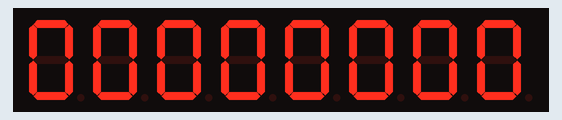
A sketch run on a simulated Arduino Uno, built with avr-gcc and run on an emulated ATmega328P. On the bench: 8-digit seven-segment display. Wiring (inferred from the names in the program): MAX7219 LED driver: CS pin 10.

Above: at 0.15 s.
At 0.75 s:
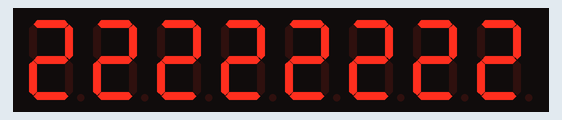
At 1.65 s:
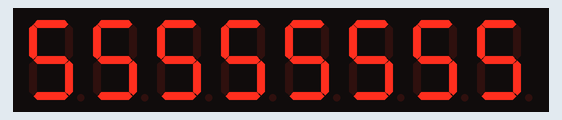
At 2.55 s:
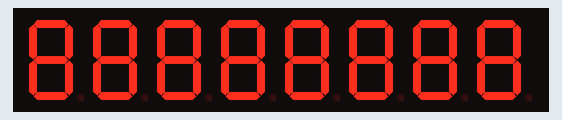
At 3.45 s:
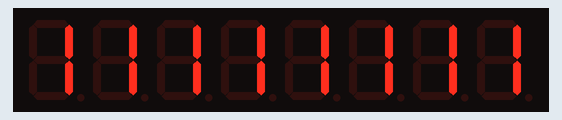

The sketch:

_7219_led_numbers.ino
```cpp
#define MATRIX_NOOP	    0
#define MATRIX_DIGIT0       1
#define MATRIX_DIGIT1       2
#define MATRIX_DIGIT2       3
#define MATRIX_DIGIT3       4
#define MATRIX_DIGIT4       5
#define MATRIX_DIGIT5       6
#define MATRIX_DIGIT6       7
#define MATRIX_DIGIT7       8
#define MATRIX_DECODEMODE   9
#define MATRIX_INTENSITY   10
#define MATRIX_SCANLIMIT   11
#define MATRIX_SHUTDOWN    12
#define MATRIX_DISPLAYTEST 15
#define select_spi_device PORTB &= ~(1<<PORTB2)
#define deselect_spi_device PORTB |= (1<<PORTB2)


void spi_init(uint8_t clock, uint8_t mode )
{


	SPCR |= clock;		//set clock speed
	SPCR |= mode;		// set mode
	SPCR |= _BV(MSTR);	// Set as master
	SPCR |= _BV(SPE);	// ENABLE SPI

	DDRB |= (1<<PB3)|(1<<PB5);		// set as output MOSI - SCK
}

uint8_t spi_send(uint8_t tdata)
{
	SPDR = tdata;
	while(!(SPSR & (1<<SPIF)));
	return SPDR;
}

void led_sendbyte(uint8_t m_adr,uint8_t m_data)
{
	select_spi_device;
	spi_send(m_adr);
	spi_send(m_data);
	deselect_spi_device;
}

void setup()
{
  // put your setup code here, to run once:
  DDRB = DDRB |= (1<<PORTB2);
  spi_init(0,0);
  uint8_t MATRIX_SETUP_ARRAY[] = {MATRIX_DISPLAYTEST, MATRIX_SCANLIMIT, MATRIX_DECODEMODE, MATRIX_SHUTDOWN, MATRIX_INTENSITY};
  uint8_t MATRIX_SETUP_VALUE[] = {0x00,0x07,0xff,0x01,0x01};

  for(uint8_t _mod_line = 1 ; _mod_line < 6 ; _mod_line++){  // Prepare to send first line to NUM_MODULES modules
    select_spi_device;
    for(uint8_t _module = 1 ; _module ; _module--){
    spi_send(MATRIX_SETUP_ARRAY[_mod_line-1]);
    spi_send(MATRIX_SETUP_VALUE[_mod_line-1]);
    }
  deselect_spi_device;
  }
  for(int x = 1 ; x < 9 ; x++){
    led_sendbyte(x,0xf);
  }

}
int loops;
void loop()
{
  // put your main code here, to run repeatedly:
  for(int x = 1 ; x < 9 ; x++){
    led_sendbyte(x,loops);
  }

  loops++;
  if(loops > 9) loops = 0;
  //while(1);
  delay(300);
}
```

Measured:
- by itself, everything shown: repeats every 3.0 s, in 10 steps
